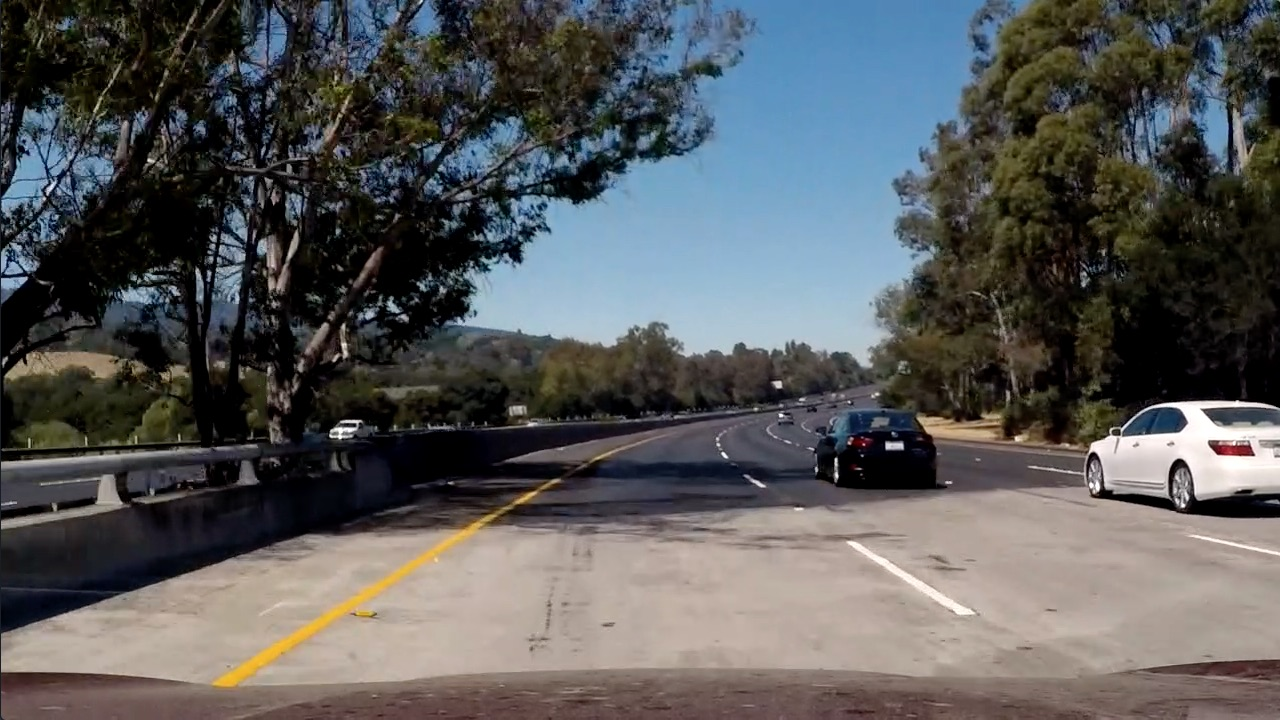
#> input picture test_images/test5.jpg, 1280 x 720 px
$ python thresh_hls.py
#> lines starting #> are read from the running program, lines starting #| are printed output that depends on the picture; after the words box and inside, x2 and y2 are one past the last pixel; in counts of white or black regions, pixels touching at a corner belong together
import cv2
import numpy as np
#optional argument
def nothing(x):
    pass

cv2.namedWindow('image', flags=cv2.WINDOW_NORMAL)
# cv2.createTrackbar('Hue', 'image', 15, 169, nothing)
cv2.createTrackbar('Lit', 'image', 80, 255, nothing)
cv2.createTrackbar('Sat', 'image', 120, 255, nothing)

while(1):
    frame = cv2.imread('./test_images/test5.jpg')
#> frame is the input picture: shape (720, 1280, 3); mean B, G, R 89.8, 89.3, 88.5
    HLS = cv2.cvtColor(frame, cv2.COLOR_BGR2HLS)
#> HLS: shape (720, 1280, 3); mean of channels 0, 1, 2 55.5, 89.2, 70.1

    # h = cv2.getTrackbarPos('Hue', 'image')
    L = cv2.getTrackbarPos('Val', 'image')
    S = cv2.getTrackbarPos('Sat', 'image')

    HLS_LOW = np.array([0,L,S])
    HLS_HIGH = np.array([179,255,255])

    #apply the range on a mask
    mask = cv2.inRange(HLS, HLS_LOW, HLS_HIGH)
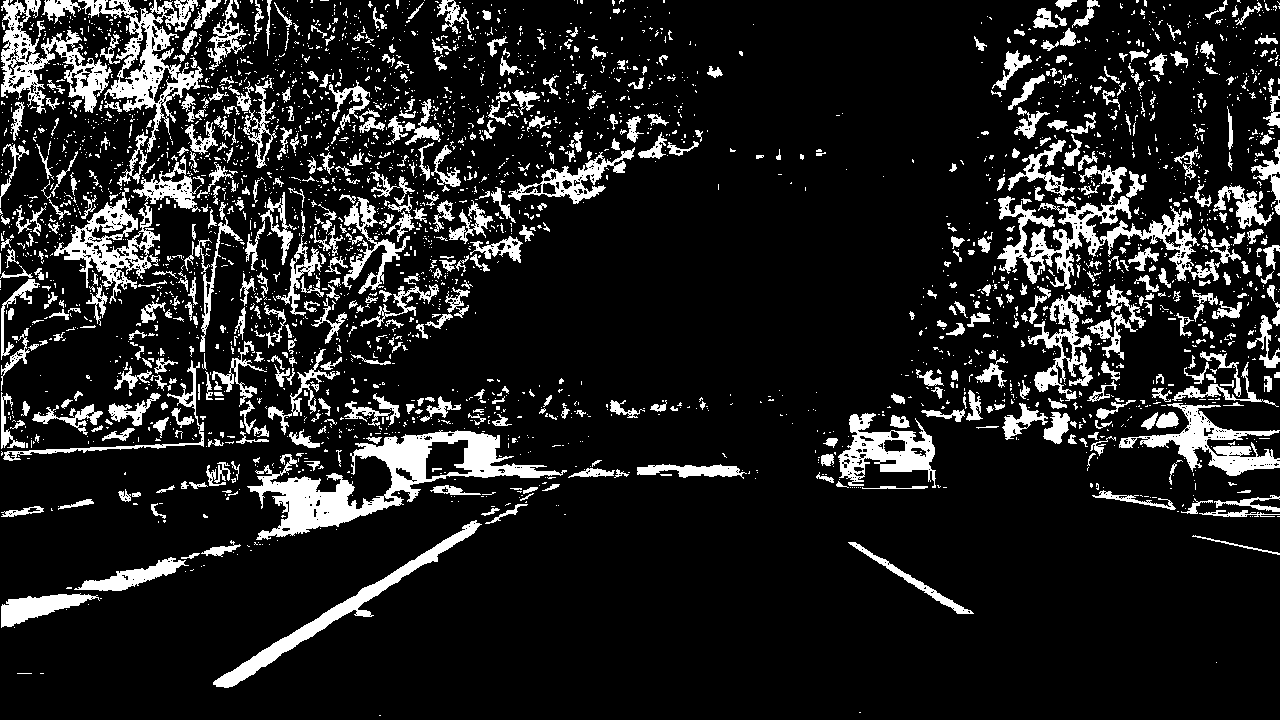
#> mask: shape (720, 1280); 13.4% white; 3186 white regions (2599 under 20 px), largest, box (x1, y1, x2, y2) and area: (247, 430, 567, 540) 9519, (997, 196, 1220, 290) 5874, (78, 0, 203, 153) 5009
    # res = cv2.bitwise_and(frame,frame, mask =mask)

    cv2.imshow('image', mask)

    k = cv2.waitKey(5) & 0xFF
#> (key Esc is pressed here)
    if k == 27:
        break


cv2.destroyAllWindows()

$ run again, with test_images/test1.jpg copied over test_images/test5.jpg
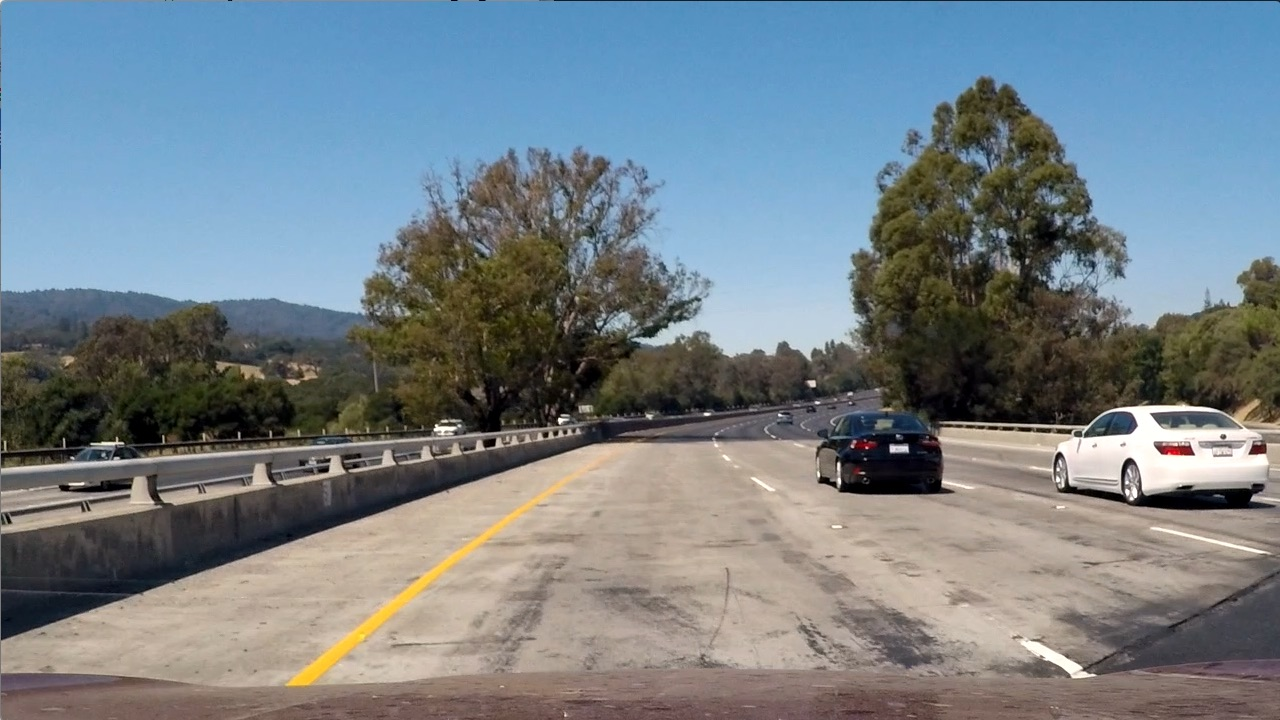
#> input picture test_images/test1.jpg, 1280 x 720 px
#> frame is the input picture: shape (720, 1280, 3); mean B, G, R 135.5, 128.7, 117.5
#> HLS: shape (720, 1280, 3); mean of channels 0, 1, 2 60.2, 126.7, 74.4
#> `mask = cv2.inRange(HLS, HLS_LOW, HLS_HIGH)`:
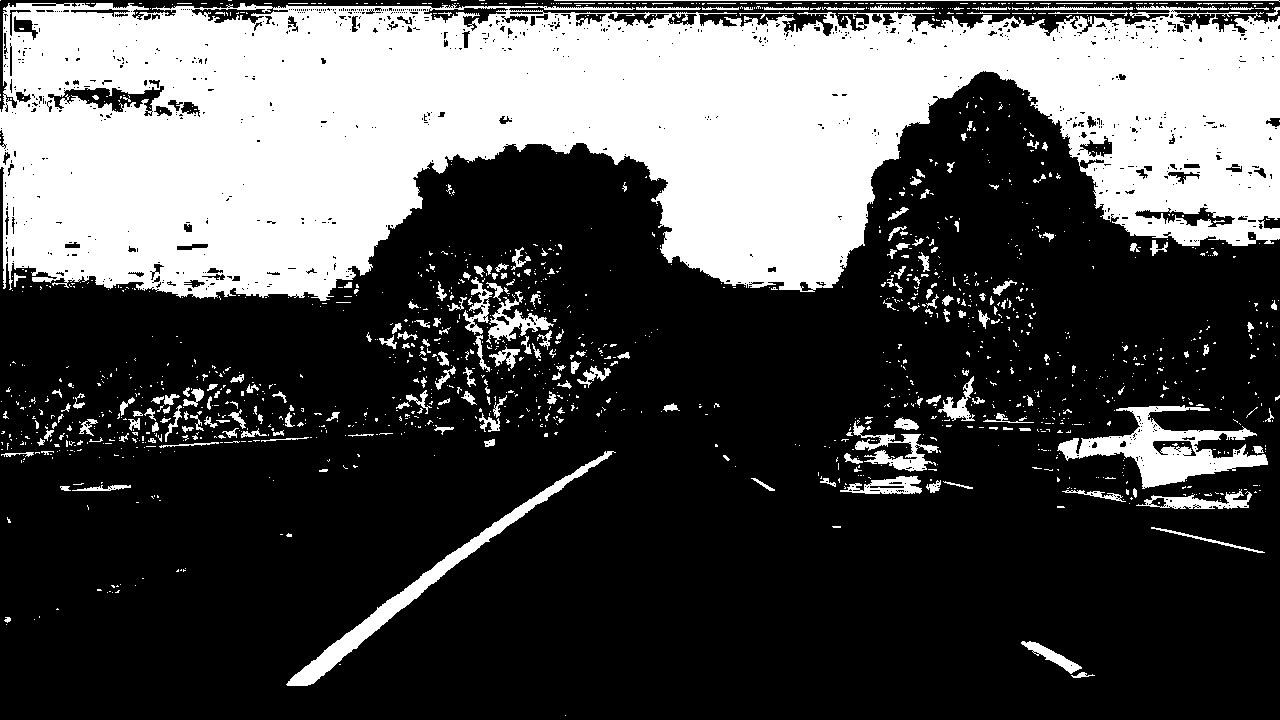
#> mask: shape (720, 1280); 31.4% white; 1529 white regions (1306 under 20 px), largest, box (x1, y1, x2, y2) and area: (0, 3, 1280, 301) 253318, (1057, 405, 1268, 489) 6349, (286, 451, 616, 686) 4852

$ run again, with test_images/test2.jpg copied over test_images/test5.jpg
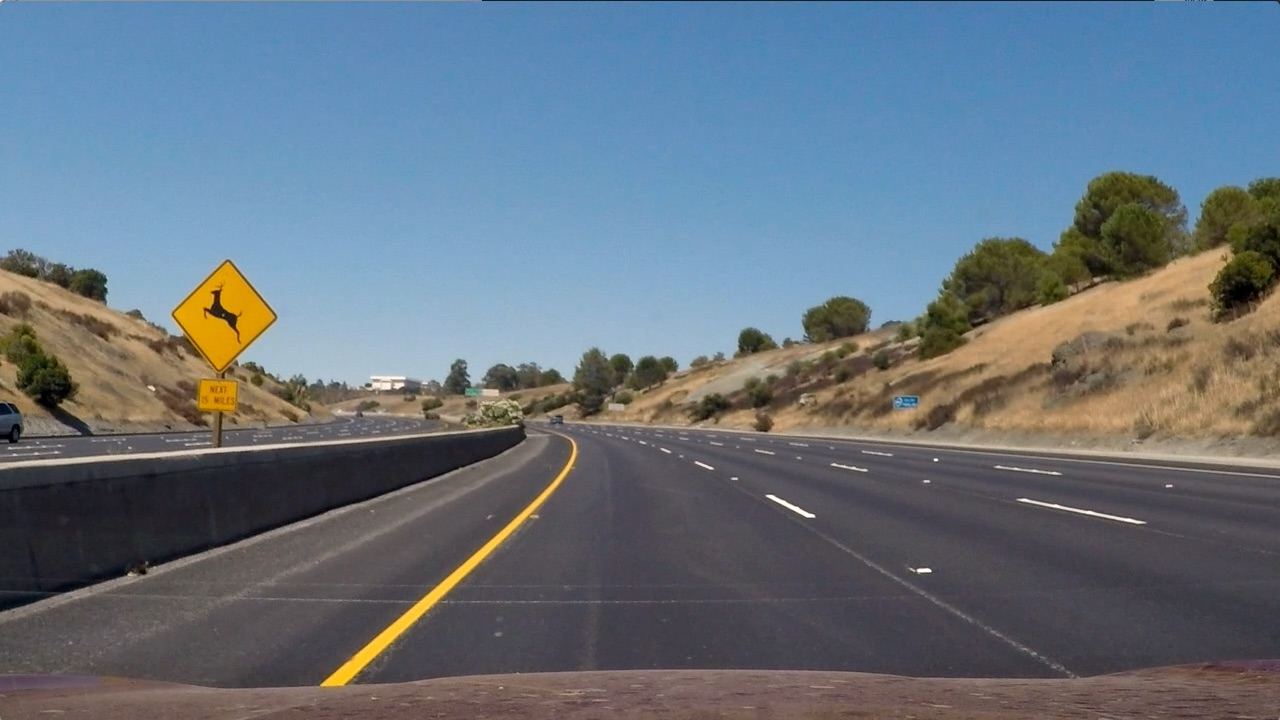
#> input picture test_images/test2.jpg, 1280 x 720 px
#> frame is the input picture: shape (720, 1280, 3); mean B, G, R 125.5, 114.6, 102.8
#> HLS: shape (720, 1280, 3); mean of channels 0, 1, 2 86.2, 113.9, 64.8
#> `mask = cv2.inRange(HLS, HLS_LOW, HLS_HIGH)`:
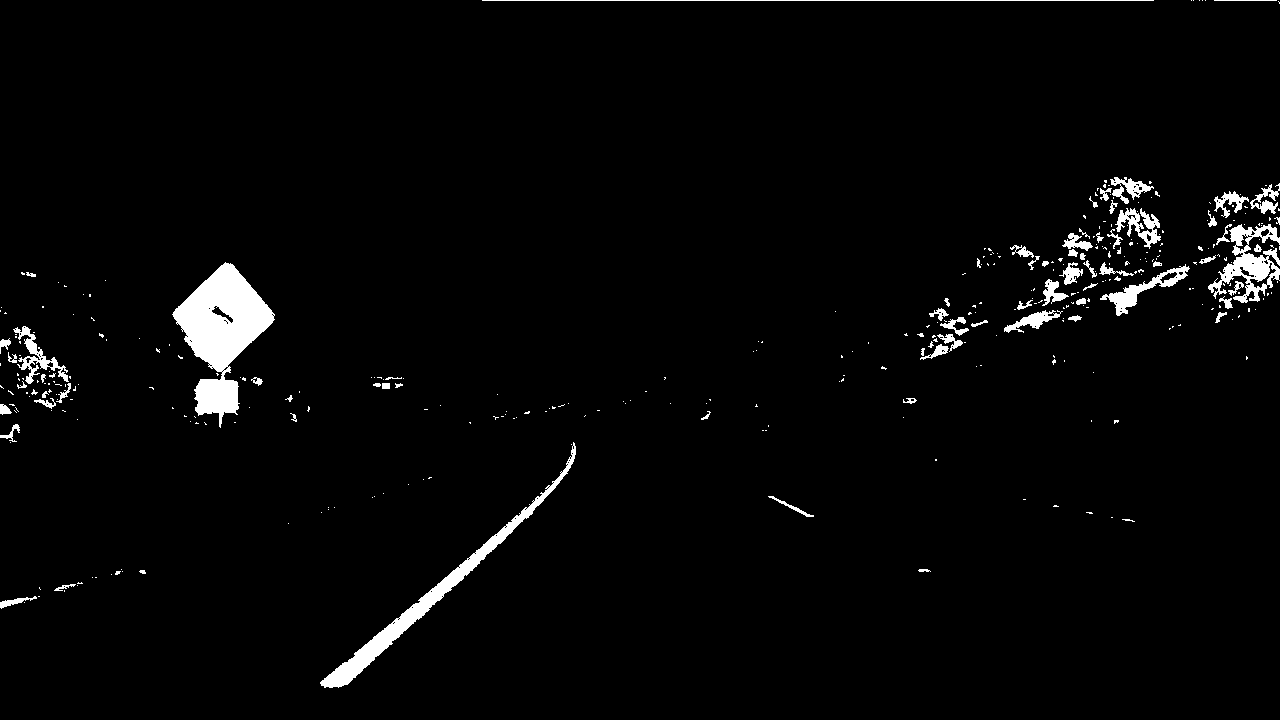
#> mask: shape (720, 1280); 2.7% white; 372 white regions (299 under 20 px), largest, box (x1, y1, x2, y2) and area: (172, 262, 275, 428) 7733, (320, 442, 576, 688) 4059, (1208, 224, 1280, 303) 2281

$ run again, with test_images/test3.jpg copied over test_images/test5.jpg
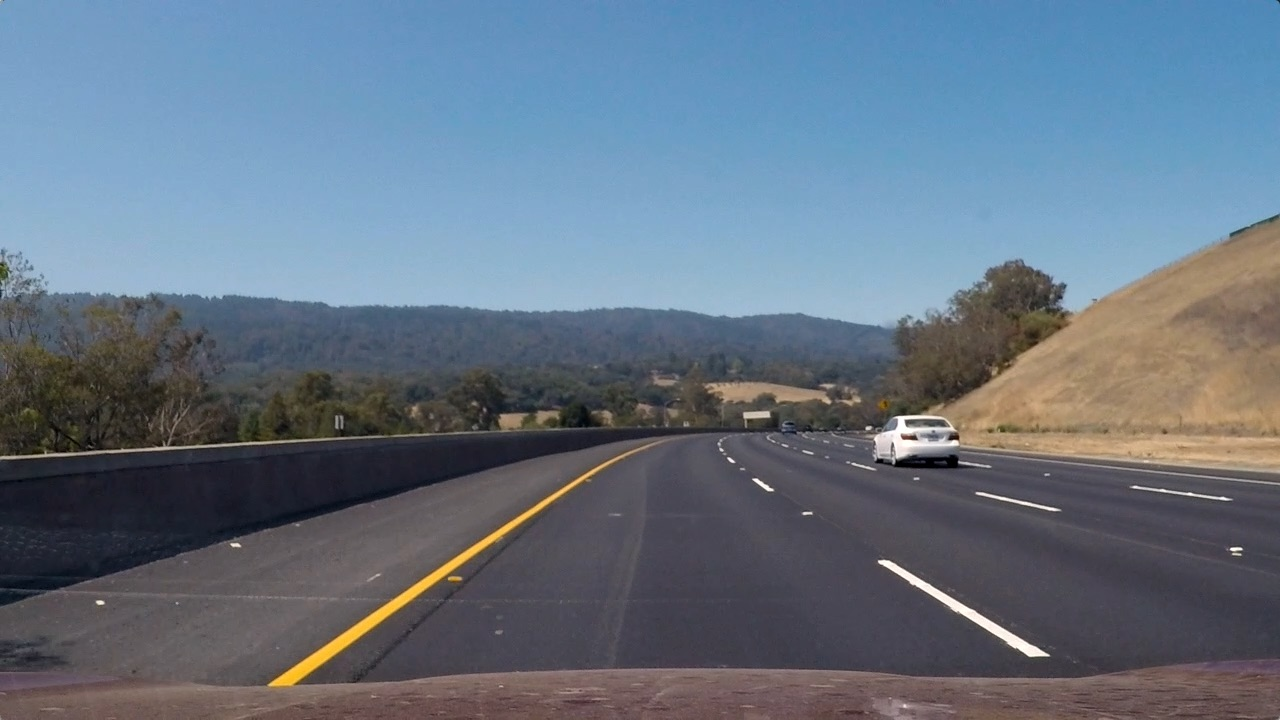
#> input picture test_images/test3.jpg, 1280 x 720 px
#> frame is the input picture: shape (720, 1280, 3); mean B, G, R 130.7, 115.3, 101.1
#> HLS: shape (720, 1280, 3); mean of channels 0, 1, 2 94.8, 115.7, 62.1
#> `mask = cv2.inRange(HLS, HLS_LOW, HLS_HIGH)`:
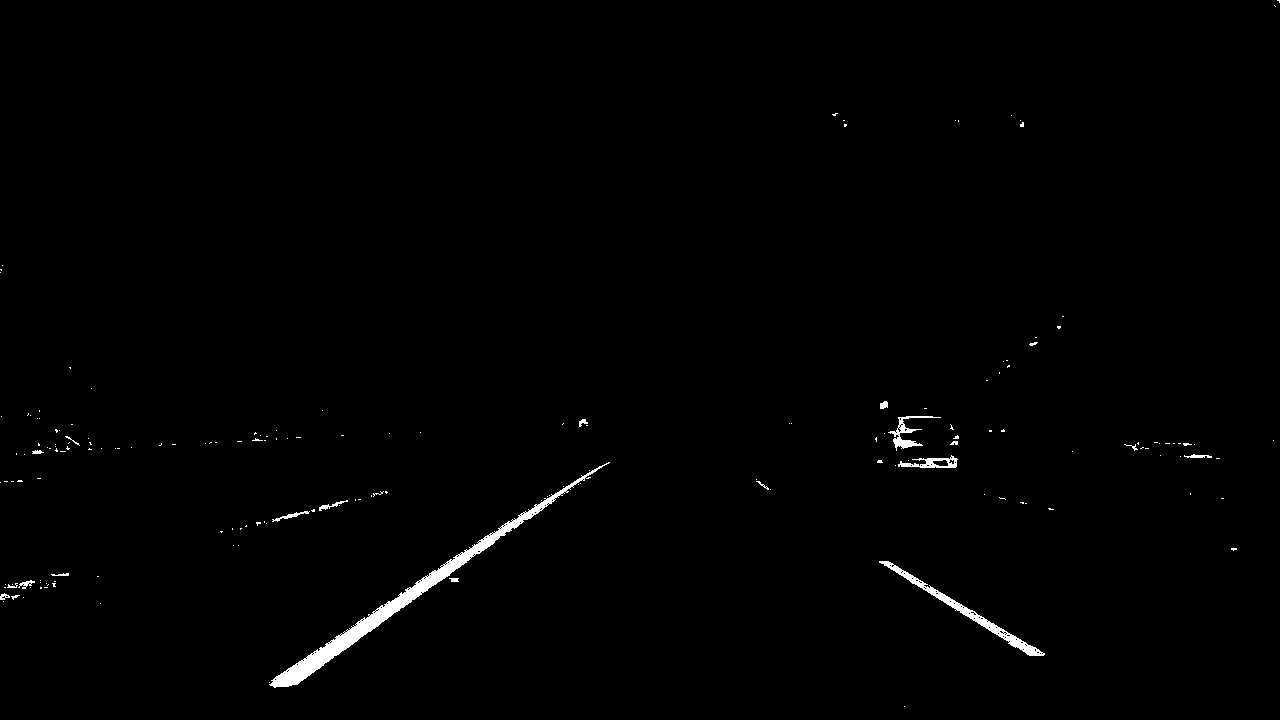
#> mask: shape (720, 1280); 0.82% white; 175 white regions (154 under 20 px), largest, box (x1, y1, x2, y2) and area: (269, 462, 610, 688) 4261, (879, 561, 1045, 656) 1302, (888, 416, 941, 451) 426
